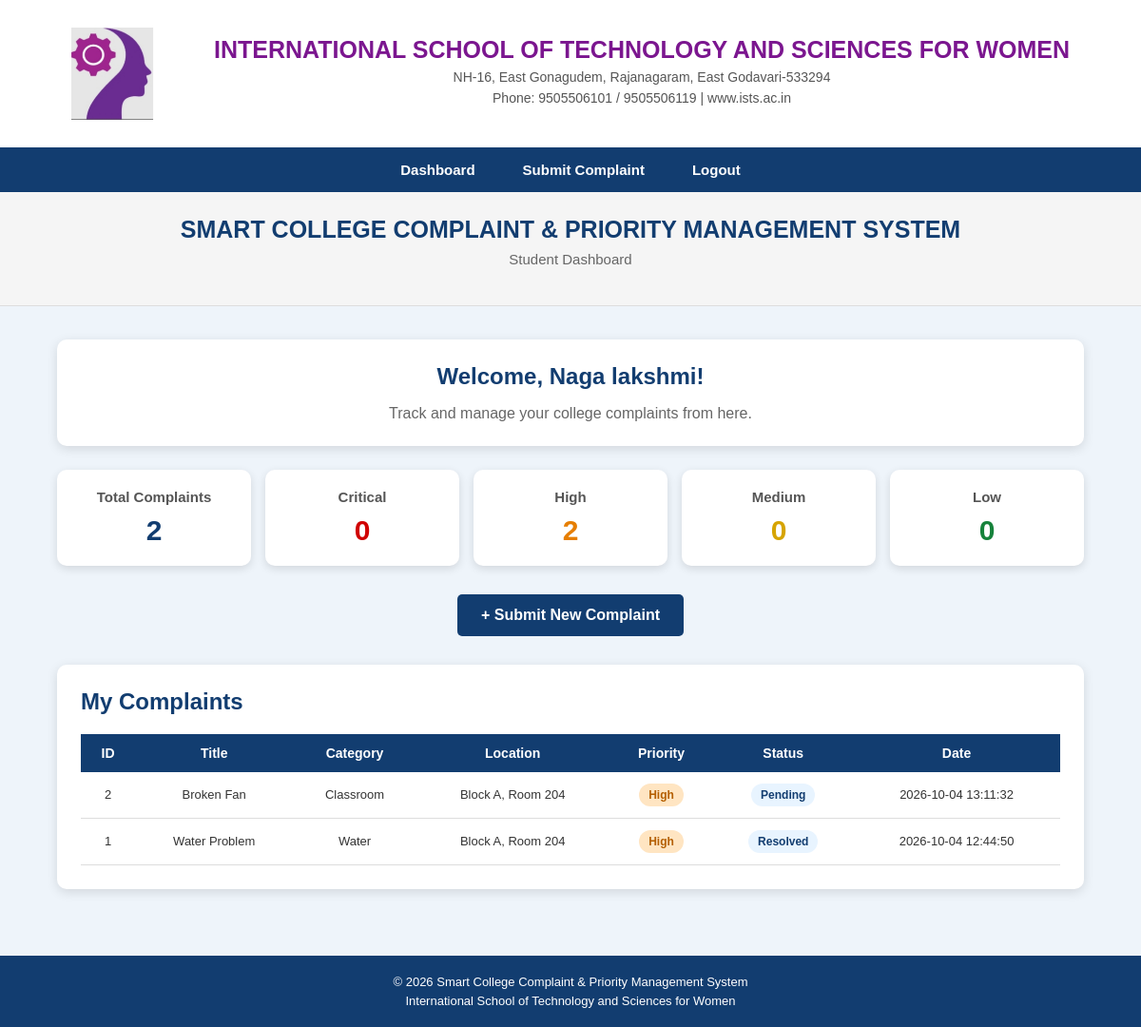
Page /dashboard (signed in) on the committed database.
### tables this page shows
CREATE TABLE complaints (
            id INTEGER PRIMARY KEY AUTOINCREMENT,
            student_id INTEGER,
            title TEXT NOT NULL,
            description TEXT NOT NULL,
            category TEXT NOT NULL,
            location TEXT NOT NULL,
            priority TEXT NOT NULL,
            status TEXT NOT NULL,
            created_at TIMESTAMP DEFAULT CURRENT_TIMESTAMP,
            FOREIGN KEY (student_id) REFERENCES students(id)
        );

### server.py (the view)
@app.route("/dashboard")
def dashboard():
    if "student_id" not in session:
        flash("Please login first.")
        return redirect(url_for("login"))
    student_id = session["student_id"]
    connection = get_db_connection()
    complaints = connection.execute("""
        SELECT *
        FROM complaints
        WHERE student_id = ?
        ORDER BY created_at DESC
    """, (student_id,)).fetchall()
    total_complaints = connection.execute("""
        SELECT COUNT(*)
        FROM complaints
        WHERE student_id = ?
    """, (student_id,)).fetchone()[0]
    critical_count = connection.execute("""
        SELECT COUNT(*)
        FROM complaints
        WHERE student_id = ?
        AND priority = 'Critical'
    """, (student_id,)).fetchone()[0]
    high_count = connection.execute("""
        SELECT COUNT(*)
        FROM complaints
        WHERE student_id = ?
        AND priority = 'High'
    """, (student_id,)).fetchone()[0]
    medium_count = connection.execute("""
        SELECT COUNT(*)
        FROM complaints
        WHERE student_id = ?
        AND priority = 'Medium'
    """, (student_id,)).fetchone()[0]
    low_count = connection.execute("""
        SELECT COUNT(*)
        FROM complaints
        WHERE student_id = ?
        AND priority = 'Low'
    """, (student_id,)).fetchone()[0]
    connection.close()
    return render_template(
        "dashboard.html",
        complaints=complaints,
        total_complaints=total_complaints,
        critical_count=critical_count,
        high_count=high_count,
        medium_count=medium_count,
        low_count=low_count
    )

### server.py (called while the page is built)
def get_db_connection():
    connection = sqlite3.connect("complaints.db")
    connection.row_factory = sqlite3.Row
    return connection

### templates/dashboard.html (shortened to what this page needs)
<!DOCTYPE html>
<html lang="en">
<head>
    <link rel="stylesheet" href="{{ url_for('static', filename='style.css') }}">
</head>
<body>
    <header class="college-header">
        <img src="{{ url_for('static', filename='logo.png') }}"
             alt="ISTS College Logo"
             class="college-logo">
        <div class="college-details">
            <h1>INTERNATIONAL SCHOOL OF TECHNOLOGY AND SCIENCES FOR WOMEN</h1>
            <p>NH-16, East Gonagudem, Rajanagaram, East Godavari-533294</p>
            <p>Phone: 9505506101 / 9505506119 | www.ists.ac.in</p>
        </div>
    </header>
    <nav class="navbar">
        <a href="/dashboard">Dashboard</a>
        <a href="/complaint">Submit Complaint</a>
        <a href="/logout">Logout</a>
    </nav>
    <section class="project-header">
        <h2>SMART COLLEGE COMPLAINT & PRIORITY MANAGEMENT SYSTEM</h2>
        <p>Student Dashboard</p>
    </section>
    <main class="dashboard-section">
        <div class="welcome-box">
            <h2>Welcome, {{ session["student_name"] }}!</h2>
            <p>Track and manage your college complaints from here.</p>
        </div>
        <div class="stats-container">
            <div class="stat-card">
                <h3>Total Complaints</h3>
                <p>{{ total_complaints }}</p>
            </div>
            <div class="stat-card critical-card">
                <h3>Critical</h3>
                <p>{{ critical_count }}</p>
            </div>
            <div class="stat-card high-card">
                <h3>High</h3>
                <p>{{ high_count }}</p>
            </div>
            <div class="stat-card medium-card">
                <h3>Medium</h3>
                <p>{{ medium_count }}</p>
            </div>
            <div class="stat-card low-card">
                <h3>Low</h3>
                <p>{{ low_count }}</p>
            </div>
        </div>
        <div class="dashboard-action">
            <a href="/complaint" class="complaint-button">
                + Submit New Complaint
            </a>
        </div>
        <div class="complaints-container">
            <h2>My Complaints</h2>
            {% if complaints %}
            <div class="table-container">
                <table>
                    <thead>
                        <tr>
                            <th>ID</th>
                            <th>Title</th>
                            <th>Category</th>
                            <th>Location</th>
                            <th>Priority</th>
                            <th>Status</th>
                            <th>Date</th>
                        </tr>
                    </thead>
                    <tbody>
                        {% for complaint in complaints %}
                        <tr>
                            <td>{{ complaint["id"] }}</td>
                            <td>{{ complaint["title"] }}</td>
                            <td>{{ complaint["category"] }}</td>
                            <td>{{ complaint["location"] }}</td>
                            <td>
                                {% if complaint["priority"] == "Critical" %}
                                    <span class="priority critical">
                                        Critical
                                    </span>
                                {% elif complaint["priority"] == "High" %}
                                    <span class="priority high">
                                        High
                                    </span>
                                {% elif complaint["priority"] == "Medium" %}
                                    <span class="priority medium">
                                        Medium
                                    </span>
                                {% else %}
                                    <span class="priority low">
                                        Low
                                    </span>
                                {% endif %}
                            </td>
                            <td>
                                <span class="status">
                                    {{ complaint["status"] }}
                                </span>
                            </td>
                            <td>
                                {{ complaint["created_at"] }}
                            </td>
                        </tr>
                        {% endfor %}
                    </tbody>
                </table>
            </div>
            {% endif %}
        </div>
    </main>
    <footer>
        <p>© 2026 Smart College Complaint & Priority Management System</p>
        <p>International School of Technology and Sciences for Women</p>
    </footer>
</body>
</html>

### static/style.css (style rules this page uses)
body { font-family: Arial, sans-serif; margin: 0; padding: 0; background-color: #eef4fa; color: #333; }
.college-header { display: flex; align-items: center; justify-content: center; gap: 25px; width: 100%; background-color: white; padding: 15px 30px; box-sizing: border-box; }
.college-logo { width: 125px; height: 125px; object-fit: contain; flex-shrink: 0; }
.college-details { text-align: center; }
.college-details h1 { margin: 0; color: #7b168f; font-size: 25px; font-weight: bold; }
.college-details p { margin: 6px 0; color: #555; font-size: 14px; }
.navbar { display: flex; justify-content: center; align-items: center; background-color: #123d70; flex-wrap: wrap; }
.navbar a { color: white; text-decoration: none; padding: 15px 25px; font-size: 15px; font-weight: bold; }
.project-header { text-align: center; background-color: #f5f5f5; padding: 25px 15px; border-bottom: 1px solid #ddd; }
.project-header h2 { margin: 0; color: #123d70; font-size: 25px; }
.project-header p { margin-top: 8px; color: #666; font-size: 15px; }
.dashboard-section { width: 90%; max-width: 1200px; margin: 0 auto; padding: 35px 0 50px; }
.welcome-box { background-color: white; padding: 25px; border-radius: 10px; box-shadow: 0 3px 12px rgba(0, 0, 0, 0.12); margin-bottom: 25px; text-align: center; }
.welcome-box h2 { margin: 0; color: #123d70; }
.welcome-box p { color: #666; margin-bottom: 0; }
.stats-container { display: grid; grid-template-columns: repeat(5, 1fr); gap: 15px; margin-bottom: 30px; }
.stat-card { background-color: white; padding: 20px 10px; text-align: center; border-radius: 10px; box-shadow: 0 3px 10px rgba(0, 0, 0, 0.12); }
.stat-card h3 { margin: 0 0 10px; font-size: 15px; color: #555; }
.stat-card p { margin: 0; font-size: 30px; font-weight: bold; color: #123d70; }
.critical-card p { color: #d00000; }
.high-card p { color: #e67e00; }
.medium-card p { color: #d6a400; }
.low-card p { color: #16823b; }
.dashboard-action { text-align: center; margin-bottom: 30px; }
.complaint-button { display: inline-block; background-color: #123d70; color: white; text-decoration: none; padding: 13px 25px; border-radius: 5px; font-weight: bold; }
.complaints-container { background-color: white; padding: 25px; border-radius: 10px; box-shadow: 0 3px 12px rgba(0, 0, 0, 0.12); }
.complaints-container h2 { color: #123d70; margin-top: 0; }
.table-container { width: 100%; overflow-x: auto; }
table { width: 100%; border-collapse: collapse; min-width: 850px; }
table th { background-color: #123d70; color: white; padding: 12px; text-align: center; font-size: 14px; }
table td { padding: 12px; border-bottom: 1px solid #ddd; text-align: center; font-size: 13px; }
.priority { display: inline-block; padding: 5px 10px; border-radius: 15px; font-size: 12px; font-weight: bold; }
.priority.high { background-color: #ffe5c2; color: #b45f00; }
.status { display: inline-block; background-color: #e8f4ff; color: #123d70; padding: 5px 10px; border-radius: 15px; font-size: 12px; font-weight: bold; }
footer { text-align: center; background-color: #123d70; color: white; padding: 15px; margin-top: 20px; font-size: 13px; }
footer p { margin: 5px; }

### rows in the picture
complaints: id "2", title "Broken Fan", category "Classroom", location "Block A, Room 204", priority "High", status "Pending", created_at "2026-10-04 13:11:32"
complaints: id "1", title "Water Problem", category "Water", location "Block A, Room 204", priority "High", status "Resolved", created_at "2026-10-04 12:44:50"

### other values in the picture
{{ session["student_name"] }} "Naga lakshmi"
{{ total_complaints }} "2"
{{ critical_count }} "0"
{{ high_count }} "2"
{{ medium_count }} "0"
{{ low_count }} "0"
